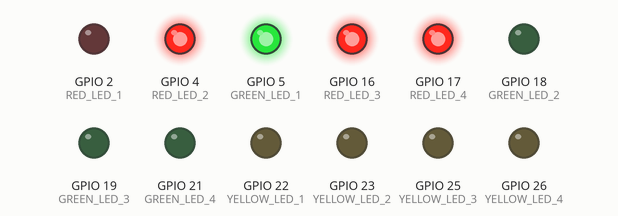
The sketch below on a simulated ESP32. Parts: output pins drawn as LEDs (lit = HIGH).

Above: at 0.1 s.
Timing chart, 0 to 1.6 s (numbered marks = the images above):
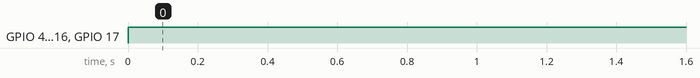

The sketch:

LED1.ino
```cpp
// GPIO 핀 정의
#define RED_LED_1 2
#define RED_LED_2 4
#define RED_LED_3 16
#define RED_LED_4 17

#define GREEN_LED_1 5
#define GREEN_LED_2 18
#define GREEN_LED_3 19
#define GREEN_LED_4 21

#define YELLOW_LED_1 22
#define YELLOW_LED_2 23
#define YELLOW_LED_3 25
#define YELLOW_LED_4 26

void setup() {
  // 모든 LED 핀을 출력 모드로 설정
  pinMode(RED_LED_1, OUTPUT);
  pinMode(RED_LED_2, OUTPUT);
  pinMode(RED_LED_3, OUTPUT);
  pinMode(RED_LED_4, OUTPUT);

  pinMode(GREEN_LED_1, OUTPUT);
  pinMode(GREEN_LED_2, OUTPUT);
  pinMode(GREEN_LED_3, OUTPUT);
  pinMode(GREEN_LED_4, OUTPUT);

  pinMode(YELLOW_LED_1, OUTPUT);
  pinMode(YELLOW_LED_2, OUTPUT);
  pinMode(YELLOW_LED_3, OUTPUT);
  pinMode(YELLOW_LED_4, OUTPUT);
}


void loop(){

  digitalWrite(GREEN_LED_1, HIGH);
  digitalWrite(RED_LED_2, HIGH);
  digitalWrite(RED_LED_3, HIGH);
  digitalWrite(RED_LED_4, HIGH);
}
```

Measured:
- by itself, GPIO 4 (RED_LED_2), GPIO 16 (RED_LED_3), GPIO 17 (RED_LED_4): LOW → HIGH at 0.00 s
